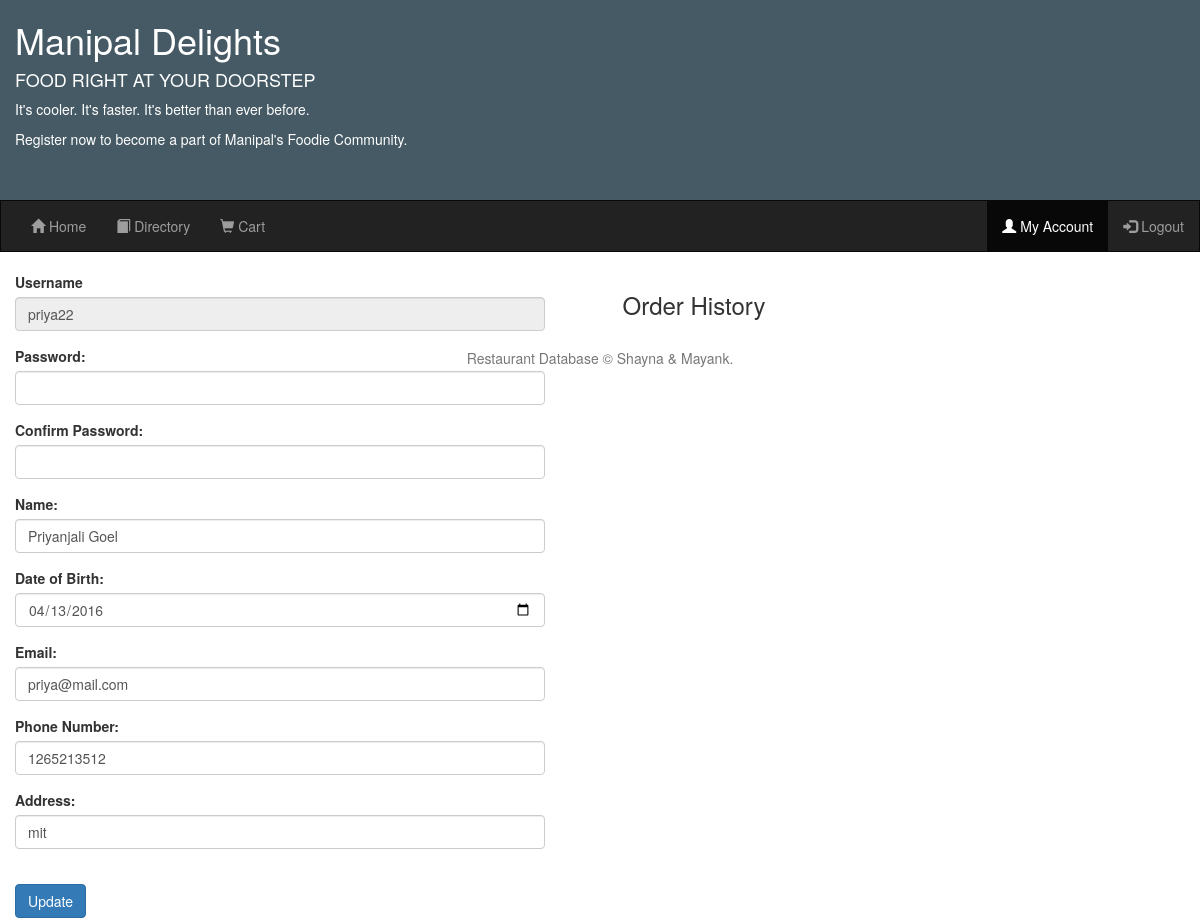
/user.php (signed in), run on an earlier commit of the app's database.
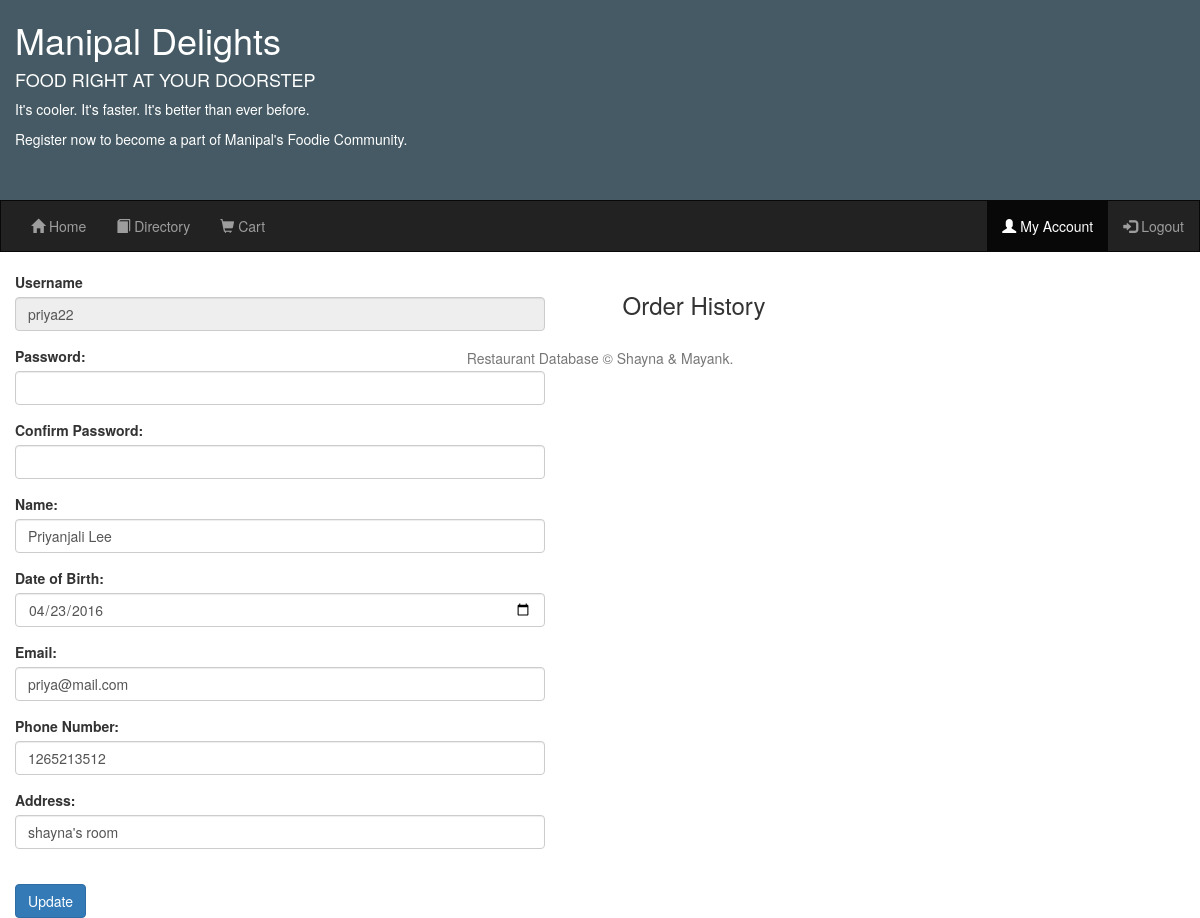
And on a later commit of the database.
### tables this page shows
CREATE TABLE IF NOT EXISTS `user` (
  `pat_id` varchar(20) NOT NULL,
  `password` varchar(40) NOT NULL,
  `pat_name` varchar(30) NOT NULL,
  `pat_mail` varchar(40) NOT NULL,
  `pat_phone` decimal(10,0) DEFAULT NULL,
  `pat_addr` varchar(100) DEFAULT NULL,
  `pat_bday` date DEFAULT NULL,
  PRIMARY KEY (`pat_id`)
);

### user.php (the view, shortened to what the changed rows need)
<!DOCTYPE html>
<html>
<head lang="en">
    <link rel="stylesheet" href="css/bootstrap.min.css">
    <link rel="stylesheet" href="css/waterstyle.css">
</head>
<body>
        <div class="container-fluid" style="background-color:#455a64;color:#fff;height:200px;">
            <h1>Manipal Delights</h1>
        </div>
        <?php
            $con=mysqli_connect("localhost", "root", "dbproject", "db_proj");
            if (isset($_SESSION['login_user'])) {
                $id = $_SESSION['login_user'];
                $sql = "SELECT * FROM user WHERE pat_id='$id'";
                $r_query = mysqli_query($con, $sql);
                $row = mysqli_fetch_array($r_query, MYSQLI_ASSOC);
                echo '<div class="row" style="margin-right: 0px; margin-left: 0x;">';
                echo '
                    <div class="col-sm-6">
                        <div class="container-fluid" id="signForm">
                            <form action="php/updateUserHandler.php" method="POST">
                                <div class="form-group">
                                    <label for="user">Username</label>
                                    <input type="text" class="form-control" name="user" value="' . $row['pat_id'] . '" id="user" readonly>
                                </div>
                                <div class="form-group">
                                    <label for="pwd">Password:</label>
                                    <input type="password" class="form-control" name="pwd" id="pwd" >
                                </div>
                                <div class="form-group">
                                    <label for="pwd2">Confirm Password:</label>
                                    <input type="password" class="form-control" name="pwd2" id="pwd2" onchange="passValidate()"  >
                                </div>
                                <div class="form-group">
                                    <label for="name">Name:</label>
                                    <input type="text" class="form-control" name="name" value="' . $row['pat_name'] . '" id="name" required>
                                </div>
                                <div class="form-group">
                                    <label for="dob">Date of Birth:</label>
                                    <input type="date" class="form-control" name="dob" value="' . $row['pat_bday'] . '" id="dob" required>
                                </div>
                                <div class="form-group">
                                    <label for="mail">Email:</label>
                                    <input type="email" class="form-control" name="mail" value="' . $row['pat_mail'] . '" id="mail" required>
                                </div>
                                <div class="form-group">
                                    <label for="phone">Phone Number:</label>
                                    <input type="tel" class="form-control" name="phone" value="' . $row['pat_phone'] . '" id="phone" required>
                                </div>
                                <div class="form-group">
                                    <label for="addr">Address:</label>
                                    <input type="text" class="form-control" name="addr" value="' . $row['pat_addr'] . '" id="addr" required>
                                </div>
                                <br>
                                <button type="submit" class="btn btn-primary" onclick="return passValidate()  " name="submit">Update</button>
                            </form>
                        </div>
                      </div>
                    ';
                    echo '<div class="col-sm-6">
                        <div class="container-fluid">
                    ';
                      echo '<h3>Order History</h3>';
                      echo '<br>';
                    echo '</div>';
                  echo '</div>';
                echo '</div>';
            }
       ?>
   </body>
</html>

What changed in the data, as far as the page shows it:
changed user "priya22": name "Priyanjali Goel" → "Priyanjali Lee"; dob "04/13/2016" → "04/23/2016"; addr "mit" → "shayna's room"
